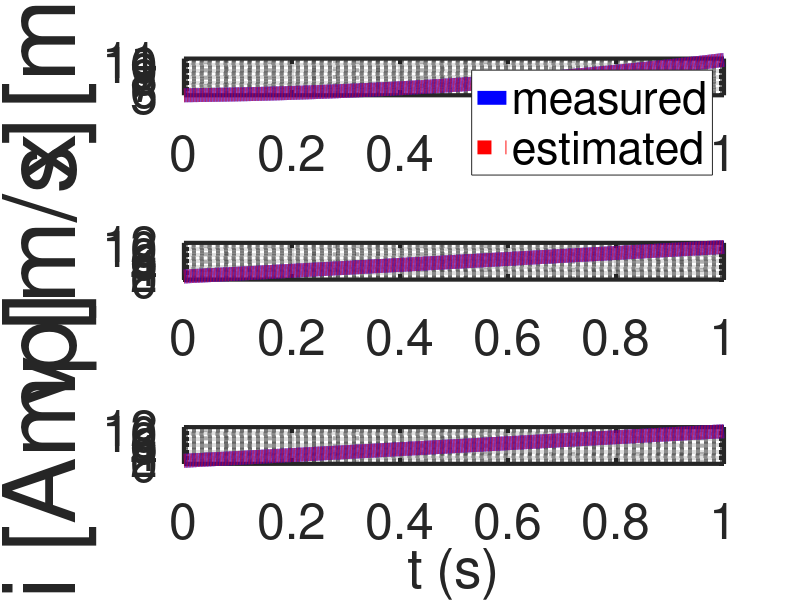
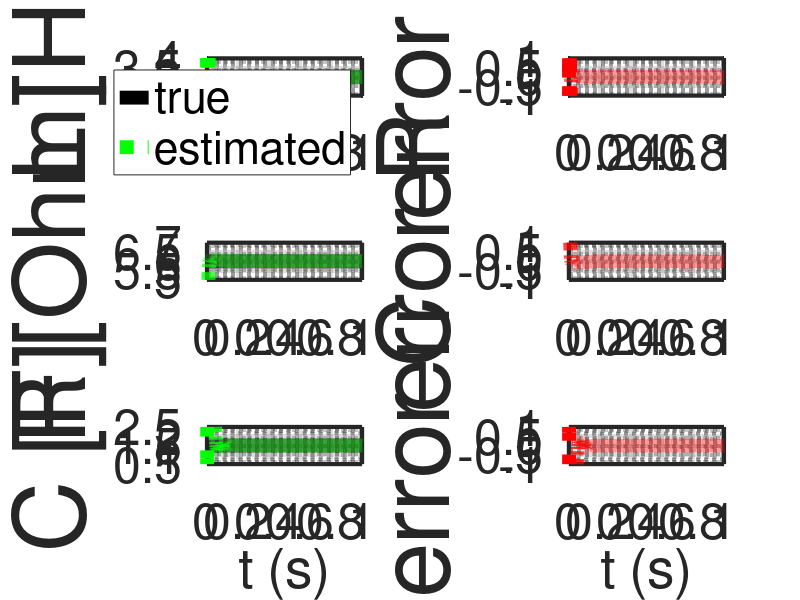

MATLAB code to generate these figures, in order:
%% Research code by Agus Hasan
%% Paper: "WyNDA: A Method to Discover Mathematical Models of Dynamical Systems from Data" submitted for MethodsX.

clear;
clc;

%% time horizon
tf  = 1;            % time horizon
dt  = 0.0001;       % time step
t   = dt:dt:tf;     % time array

%% number of variables and coefficients
n = 3;              % number of measured state
r = 5;              % number of estimated parameters 

%% noise
RF = 1;             % noise covariance

%% state initialization
x        = [5;1;1];         % actual state initialization
xbar     = x;               % estimated state initialization
y        = x;               % measurement initialization
thetabar = zeros(r,1);      % estimated parameter initialization
 
%% true parameters
g = 9.8;
c = 1.5;
m = 0.1;
R = 6;
L = 3;

%% initial control inputs
u     = 2;

%% for plotting
uArray          = [];
xArray          = [];
xbarArray       = [];
yArray          = [];
thetabarArray   = [];

%% Initialization for estimator

lambdav = 0.995;
lambdat = 0.999;
Rx      = 1*eye(n);
Rt      = 1*eye(n);
Px      = 10000*eye(n);
Pt      = 10000*eye(r);
Gamma   = 1*zeros(n,r);

%% simulation
for i=1:(tf/dt)
    
    u = 10*sin(i*dt*40);

    uArray         = [uArray u];
    xArray         = [xArray x];
    xbarArray      = [xbarArray xbar];
    yArray         = [yArray y];
    thetabarArray  = [thetabarArray thetabar]; 
    
    x = x+dt*[x(2);g-(c/m)*(x(3)/x(1))^2;-(R/L)*x(3)]+dt*[0 0 1/L]'*u;    
    y = x+dt*RF^2*randn(n,1);

    Phi = [y(2) 0 0 0 0;
           0 1 (y(3)/y(1))^2 0 0;
           0 0 0 y(3) u];
    
    % Estimation using adaptive observer
    Kx = Px*inv(Px+Rx);
    Kt = Pt*Gamma'*inv(Gamma*Pt*Gamma'+Rt);
    Gamma = (eye(n)-Kx)*Gamma;

    xbar = xbar+(Kx+Gamma*Kt)*(y-xbar);
    thetabar = thetabar-Kt*(y-xbar);

    xbar = xbar+Phi*thetabar;

    thetabar = thetabar;
    Px = (1/lambdav)*eye(n)*(eye(n)-Kx)*Px*eye(n);
    Pt = (1/lambdat)*(eye(r)-Kt*Gamma)*Pt;
    Gamma = eye(n)*Gamma-Phi;

end

figure(1)
subplot(3,1,1)
plot(t,yArray(1,:),'-b','LineWidth',10);
hold on;
plot(t,xbarArray(1,:),':r','LineWidth',10);
set(gca,'color','white','LineWidth',3,'FontSize',36)
legend('measured','estimated')
grid on;
grid minor;
ylabel('x [m]','FontSize',72)
subplot(3,1,2)
plot(t,yArray(2,:),'-b','LineWidth',10);
hold on;
plot(t,xbarArray(2,:),':r','LineWidth',10);
set(gca,'color','white','LineWidth',3,'FontSize',36)
grid on;
grid minor;
ylabel('v [m/s]','FontSize',72)
subplot(3,1,3)
plot(t,yArray(2,:),'-b','LineWidth',10);
hold on;
plot(t,xbarArray(2,:),':r','LineWidth',10);
set(gca,'color','white','LineWidth',3,'FontSize',36)
grid on;
grid minor;
ylabel('i [Amp]','FontSize',72)
xlabel('t (s)')

figure(2)
subplot(3,2,1)
plot(t,L*ones(1,length(t)),'-k','LineWidth',10);
hold on;
plot(t,dt./thetabarArray(5,:),':g','LineWidth',10);
set(gca,'color','white','LineWidth',3,'FontSize',36)
legend('true','estimated')
xlim([0 tf])
ylim([L-1 L+1])
grid on;
grid minor;
ylabel('L [H]','FontSize',72)
subplot(3,2,2)
plot(t,L*ones(1,length(t))-(dt./thetabarArray(5,:)),':r','LineWidth',10);
set(gca,'color','white','LineWidth',3,'FontSize',36)
xlim([0 tf])
ylim([-1 1])
grid on;
grid minor;
ylabel('error L','FontSize',72)
subplot(3,2,3)
plot(t,R*ones(1,length(t)),'-k','LineWidth',10);
hold on;
plot(t,-L*thetabarArray(4,:)/dt,':g','LineWidth',10);
set(gca,'color','white','LineWidth',3,'FontSize',36)
xlim([0 tf])
ylim([R-1 R+1])
grid on;
grid minor;
ylabel('R [Ohm]','FontSize',72)
subplot(3,2,4)
plot(t,R*ones(1,length(t))+L*thetabarArray(4,:)/dt,':r','LineWidth',10);
set(gca,'color','white','LineWidth',3,'FontSize',36)
xlim([0 tf])
ylim([-1 1])
grid on;
grid minor;
ylabel('error R','FontSize',72)
subplot(3,2,5)
plot(t,c*ones(1,length(t)),'-k','LineWidth',10);
hold on;
plot(t,-m*thetabarArray(3,:)/dt,':g','LineWidth',10);
set(gca,'color','white','LineWidth',3,'FontSize',36)
xlim([0 tf])
ylim([c-1 c+1])
grid on;
grid minor;
ylabel('C [F]','FontSize',72)
xlabel('t (s)')
subplot(3,2,6)
plot(t,c*ones(1,length(t))+m*thetabarArray(3,:)/dt,':r','LineWidth',10);
set(gca,'color','white','LineWidth',3,'FontSize',36)
xlim([0 tf])
ylim([-1 1])
grid on;
grid minor;
ylabel('error C','FontSize',72)
xlabel('t (s)')

Coeff = (1/dt)*thetabar(1:r,end)
Lbar = dt/thetabar(5,:)
Rbar = -Lbar*thetabar(4,:)/dt
Cbar = -m*thetabar(3,:)/dt
